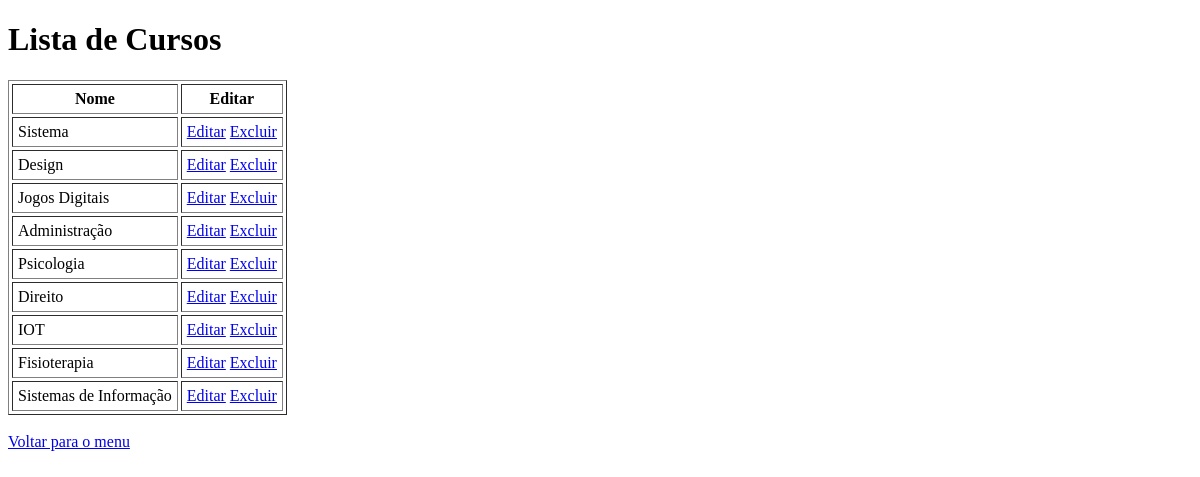
Before: /cursos/ with the older database file.
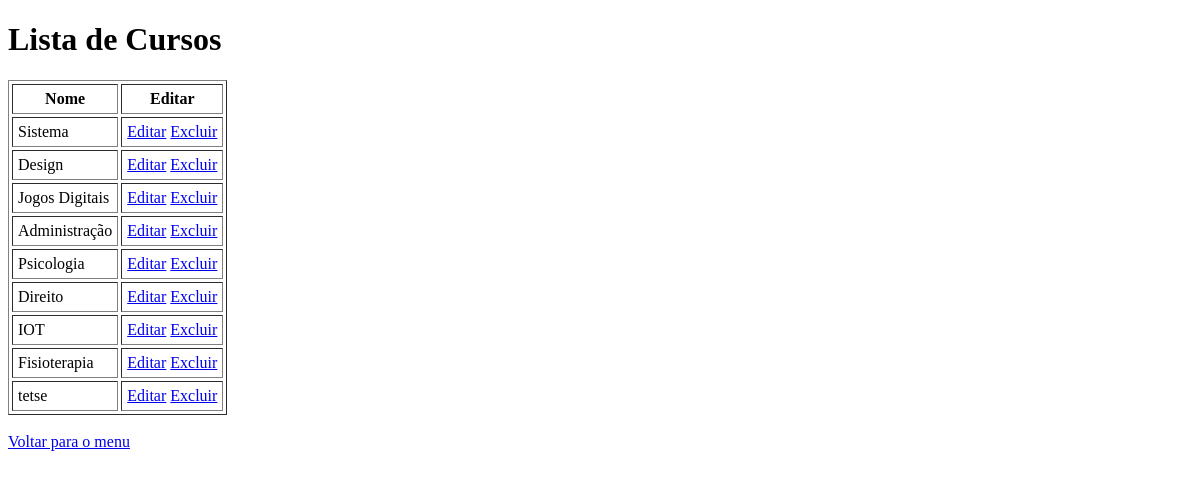
After: the same page with the newer database file.
### academico/models.py (models this page shows, shortened)
class Curso(models.Model):
    nome = models.CharField(max_length=100)

### academico/views.py (the view)
# urls.py: path('cursos/', views.cursos, name='cursos'),
def cursos(request):
    cursos = Curso.objects.all()
    dados = {
        'cursos': cursos,
    }
    return render(request, 'academico/lista_cursos.html', dados)

### academico/templates/academico/lista_cursos.html (shortened to what this page needs)
<!DOCTYPE html>
<html lang="en">
<head>
</head>
<body>
    <h1>Lista de Cursos</h1>
    <table border="1" cellpadding="5" cellspacing="3">
        <tr>
            <th>Nome</th>
            <th>Editar</th>
        </tr>
        {% for curso in cursos %}
        <tr>
            <td>{{ curso.nome }}</td>
            <td>
                <a href="{% url 'editar_curso' curso.id %}">Editar</a>
                <a href="{% url 'excluir_curso' curso.id %}">Excluir</a>
            </td>
        </tr>
        {% endfor %}
    </table>
    <br>
    <a href="{% url 'index' %}">Voltar para o menu</a>
</body>
</html>

Changed rows visible on the page:
removed Curso: nome "Sistemas de Informação"
added Curso: nome "tetse"
